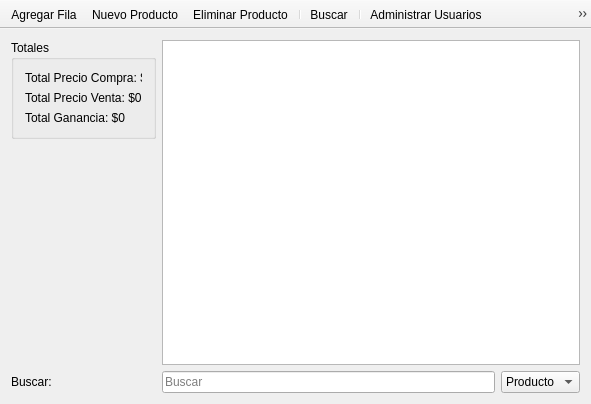
<?xml version="1.0" encoding="UTF-8"?>
<ui version="4.0">
 <class>EQBaseDatos</class>
 <widget class="QMainWindow" name="EQBaseDatos">
  <property name="geometry">
   <rect>
    <x>0</x>
    <y>0</y>
    <width>579</width>
    <height>404</height>
   </rect>
  </property>
  <property name="windowTitle">
   <string>EQBaseDatos</string>
  </property>
  <property name="windowIcon">
   <iconset resource="source.qrc">
    <normaloff>:/new/prefix1/Logo.png</normaloff>:/new/prefix1/Logo.png</iconset>
  </property>
  <property name="styleSheet">
   <string notr="true">QToolTip {
	background-color: white;
    border: 1px solid dark;
    padding: 1px;
    border-radius: 3px;
    opacity: 200;
}</string>
  </property>
  <widget class="QWidget" name="centralWidget">
   <layout class="QGridLayout" name="gridLayout">
    <item row="3" column="0">
     <layout class="QVBoxLayout" name="verticalLayout_2">
      <item>
       <widget class="QGroupBox" name="groupBox">
        <property name="maximumSize">
         <size>
          <width>145</width>
          <height>16777215</height>
         </size>
        </property>
        <property name="title">
         <string>Totales</string>
        </property>
        <layout class="QVBoxLayout" name="verticalLayout">
         <item>
          <widget class="QLabel" name="label_4">
           <property name="text">
            <string>Total Precio Compra: $0</string>
           </property>
          </widget>
         </item>
         <item>
          <widget class="QLabel" name="label_3">
           <property name="text">
            <string>Total Precio Venta: $0</string>
           </property>
          </widget>
         </item>
         <item>
          <widget class="QLabel" name="label_2">
           <property name="text">
            <string>Total Ganancia: $0</string>
           </property>
          </widget>
         </item>
        </layout>
       </widget>
      </item>
      <item>
       <spacer name="verticalSpacer">
        <property name="orientation">
         <enum>Qt::Vertical</enum>
        </property>
        <property name="sizeHint" stdset="0">
         <size>
          <width>17</width>
          <height>13</height>
         </size>
        </property>
       </spacer>
      </item>
     </layout>
    </item>
    <item row="4" column="1">
     <widget class="QLineEdit" name="Buscador">
      <property name="placeholderText">
       <string>Buscar</string>
      </property>
     </widget>
    </item>
    <item row="3" column="1" colspan="2">
     <widget class="QTableWidget" name="tableWidget">
      <property name="minimumSize">
       <size>
        <width>418</width>
        <height>297</height>
       </size>
      </property>
      <property name="textElideMode">
       <enum>Qt::ElideMiddle</enum>
      </property>
      <property name="sortingEnabled">
       <bool>true</bool>
      </property>
     </widget>
    </item>
    <item row="4" column="2">
     <widget class="QComboBox" name="Opcion">
      <item>
       <property name="text">
        <string>Producto</string>
       </property>
      </item>
      <item>
       <property name="text">
        <string>ID</string>
       </property>
      </item>
     </widget>
    </item>
    <item row="4" column="0">
     <widget class="QLabel" name="label">
      <property name="text">
       <string>Buscar:</string>
      </property>
     </widget>
    </item>
   </layout>
  </widget>
  <widget class="QToolBar" name="toolBar">
   <property name="windowTitle">
    <string>toolBar</string>
   </property>
   <property name="movable">
    <bool>false</bool>
   </property>
   <property name="allowedAreas">
    <set>Qt::AllToolBarAreas</set>
   </property>
   <property name="toolButtonStyle">
    <enum>Qt::ToolButtonTextUnderIcon</enum>
   </property>
   <property name="floatable">
    <bool>false</bool>
   </property>
   <attribute name="toolBarArea">
    <enum>TopToolBarArea</enum>
   </attribute>
   <attribute name="toolBarBreak">
    <bool>false</bool>
   </attribute>
   <addaction name="AgregarFila"/>
   <addaction name="actionNuevo_Producto"/>
   <addaction name="EliminarProducto"/>
   <addaction name="separator"/>
   <addaction name="Buscar"/>
   <addaction name="separator"/>
   <addaction name="AdministrarUsuarios"/>
   <addaction name="LogOut"/>
   <addaction name="Salir"/>
  </widget>
  <action name="AgregarFila">
   <property name="icon">
    <iconset resource="source.qrc">
     <normaloff>:/Icons/resources/iconos/Add Row-48.ico</normaloff>:/Icons/resources/iconos/Add Row-48.ico</iconset>
   </property>
   <property name="text">
    <string>Agregar Fila</string>
   </property>
   <property name="toolTip">
    <string>Agregar una fila vacia (Ctrl+A)</string>
   </property>
   <property name="shortcut">
    <string>Ctrl+A</string>
   </property>
  </action>
  <action name="actionNuevo_Producto">
   <property name="icon">
    <iconset resource="source.qrc">
     <normaloff>:/Icons/resources/iconos/Add-New-48.ico</normaloff>:/Icons/resources/iconos/Add-New-48.ico</iconset>
   </property>
   <property name="text">
    <string>Nuevo Producto</string>
   </property>
   <property name="toolTip">
    <string>Agregar un producto nuevo (Ctrl+N)</string>
   </property>
   <property name="shortcut">
    <string>Ctrl+N</string>
   </property>
  </action>
  <action name="EliminarProducto">
   <property name="icon">
    <iconset>
     <normalon>:/Icons/resources/iconos/Minus-48.ico</normalon>
    </iconset>
   </property>
   <property name="text">
    <string>Eliminar Producto</string>
   </property>
   <property name="toolTip">
    <string>Eliminar los productos seleccionados (Ctrl+E)</string>
   </property>
   <property name="shortcut">
    <string>Ctrl+E</string>
   </property>
  </action>
  <action name="Buscar">
   <property name="icon">
    <iconset resource="source.qrc">
     <normaloff>:/Icons/resources/iconos/Search-48.ico</normaloff>:/Icons/resources/iconos/Search-48.ico</iconset>
   </property>
   <property name="text">
    <string>Buscar</string>
   </property>
   <property name="toolTip">
    <string>Buscar un producto por ID o por nombre (Ctrl+B)</string>
   </property>
   <property name="shortcut">
    <string>Ctrl+B</string>
   </property>
  </action>
  <action name="AdministrarUsuarios">
   <property name="icon">
    <iconset resource="source.qrc">
     <normaloff>:/Icons/resources/iconos/User-Modify-48.ico</normaloff>:/Icons/resources/iconos/User-Modify-48.ico</iconset>
   </property>
   <property name="text">
    <string>Administrar Usuarios</string>
   </property>
   <property name="toolTip">
    <string>Agregar o eliminar usuarios (Ctrl+U)</string>
   </property>
   <property name="shortcut">
    <string>Ctrl+U</string>
   </property>
  </action>
  <action name="LogOut">
   <property name="icon">
    <iconset resource="source.qrc">
     <normaloff>:/Icons/resources/iconos/Logout-48.ico</normaloff>:/Icons/resources/iconos/Logout-48.ico</iconset>
   </property>
   <property name="text">
    <string>Cerrar Sesión</string>
   </property>
   <property name="toolTip">
    <string>Cerrar Sesión (Ctrl+O)</string>
   </property>
   <property name="shortcut">
    <string>Ctrl+O</string>
   </property>
  </action>
  <action name="Salir">
   <property name="icon">
    <iconset>
     <normalon>:/Icons/resources/iconos/iconmonstr-log-out-9-48.ico</normalon>
    </iconset>
   </property>
   <property name="text">
    <string>Salir</string>
   </property>
   <property name="toolTip">
    <string>Cerrar el programa</string>
   </property>
  </action>
 </widget>
 <layoutdefault spacing="6" margin="11"/>
 <resources>
  <include location="source.qrc"/>
 </resources>
 <connections/>
</ui>
